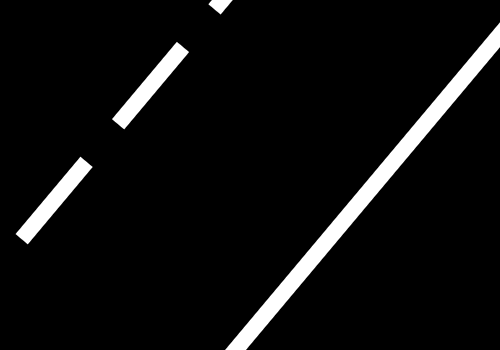
#> input picture first_stage/engineering_tour/3_task/images/012c9353-ccd1-4433-bb90-c0cb54ecd794.png, 500 x 350 px
$ python -i eval.py   (imports and definitions only)
#> lines starting #> are read from the running program, lines starting #| are printed output that depends on the picture; after the words box and inside, x2 and y2 are one past the last pixel; in counts of white or black regions, pixels touching at a corner belong together
#> further down, picture is the input picture: shape (350, 500, 3); min 0, max 255, mean 14.6
# -*- coding: utf-8 -*-
import cv2
import numpy as np
import math
# TODO: Допишите импорт библиотек, которые собираетесь использовать


def gradient(pt1,pt2):
    if (pt2[0]-pt1[0]) == 0:
        return 0
    return (pt2[1]-pt1[1])/(pt2[0]-pt1[0])


def get_angle(image) -> int:

    gray = cv2.cvtColor(image, cv2.COLOR_BGR2GRAY)
    gray = cv2.GaussianBlur(gray,(5, 5),0)
    edges = cv2.Canny(gray, 50,150)
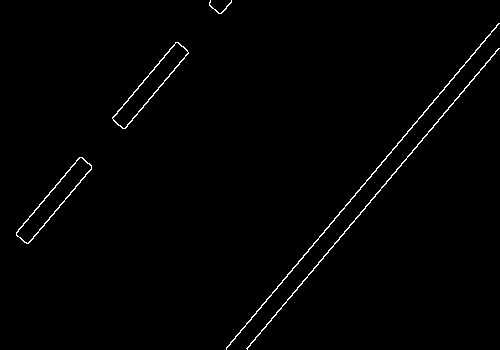
#> edges: shape (350, 500); 1% white in thin lines or dots

    rho = 1
    theta = np.pi / 180
    threshold = 15
    min_line_length = 200
    max_line_gap = 20

    lines = cv2.HoughLinesP(edges, rho, theta, threshold, np.array([]), min_line_length, max_line_gap)
#> lines = [[226, 348, 499, 23], [246, 348, 498, 48], [247, 348, 499, 48], [226, 347, 498, 23]]

    height, width = image.shape[:2]
#> height = 350; width = 500
    x1,y1,x2,y2 = lines[0][0]
#> x1 = 226; y1 = 348; x2 = 499; y2 = 23

    x_mid, y_mid = (x1 + x2) //2, (y1 + y2) //2
#> x_mid = 362; y_mid = 185

    pt1 = x_mid , y_mid
#> pt1 = (362, 185)
    pt2 = (x_mid + lines[0][0][2]) // 2, (lines[0][0][3] + y_mid) //2
#> pt2 = (430, 104)
    pt3 = x_mid-1 , -400
#> pt3 = (361, -400)

    m1 = gradient(pt1,pt2)
#> m1 = -1.19
    m2 = gradient(pt1,pt3)
#> m2 = 585
    angR = math.atan((m2-m1)/(1+(m2*m1)))
#> angR = -0.7
    angD = round(math.degrees(angR))
#> angD = -40

    if x1 == x2:
        angD = 0

    elif y1 <= y2:

        if ((x_mid <= width // 2 +5) or (x_mid <= width // 2 -5)) and ((y_mid >= height // 2 +5) or (y_mid >= height // 2 -5)):
            angD = 180 - angD
        elif ((x_mid >= width // 2 + 5) or (x_mid >= width // 2 - 5)) and ((y_mid <= height // 2 +5) or (y_mid <= height // 2 - 5)):
            angD = (-1) * angD

    elif y1 >= y2:
        if ((x_mid <= width // 2 +5) or (x_mid <= width // 2 -5)) and ((y_mid <= height // 2 +5) or (y_mid <= height // 2 - 5)):
            angD = (-1) * (180 - abs(angD))
        elif ((x_mid >= width // 2 + 5) or (x_mid >= width // 2 - 5)) and ((y_mid >= height // 2 +5) or (y_mid >= height // 2 -5)):
            angD = abs(angD)
#> angD = 40

    return angD


>>> import cv2
>>> picture = cv2.imread('images/012c9353-ccd1-4433-bb90-c0cb54ecd794.png')
>>> result = get_angle(picture)
#> result = 40

$ run again, on first_stage/engineering_tour/3_task/images/08314d2a-caed-4868-ad5a-f140d2b14cd5.png
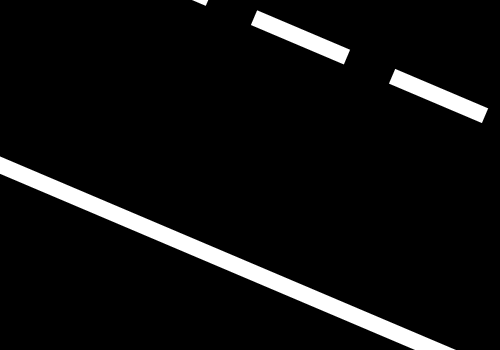
#> input picture first_stage/engineering_tour/3_task/images/08314d2a-caed-4868-ad5a-f140d2b14cd5.png, 500 x 350 px
#> picture is the input picture: shape (350, 500, 3); min 0, max 255, mean 15.8
#> in get_angle, `edges = cv2.Canny(gray, 50,150)`:
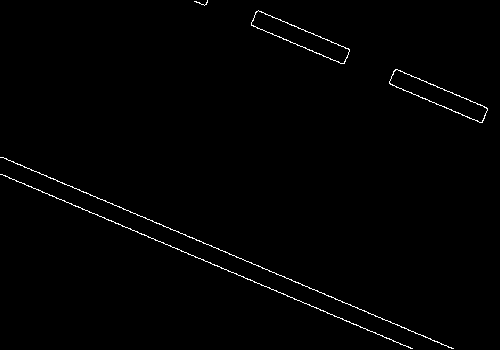
#> edges: shape (350, 500); 0.88% white in thin lines or dots
#> lines = [[1, 157, 453, 348], [0, 174, 412, 348]]
#> x1 = 1; y1 = 157; x2 = 453; y2 = 348
#> x_mid = 227; y_mid = 252
#> pt1 = (227, 252)
#> pt2 = (340, 300)
#> pt3 = (226, -400)
#> m1 = 0.425
#> m2 = 652
#> angR = 1.17
#> in get_angle, `angD = round(math.degrees(angR))`: angD = 67
#> in get_angle, `angD = 180 - angD`: angD = 113

$ run again, on first_stage/engineering_tour/3_task/images/12d2e940-d840-4c74-8dbc-9c14002708e3.png
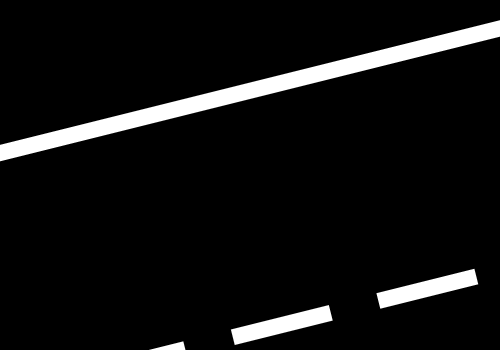
#> input picture first_stage/engineering_tour/3_task/images/12d2e940-d840-4c74-8dbc-9c14002708e3.png, 500 x 350 px
#> picture is the input picture: shape (350, 500, 3); min 0, max 255, mean 17
#> in get_angle, `gray = cv2.GaussianBlur(gray,(5, 5),0)`:
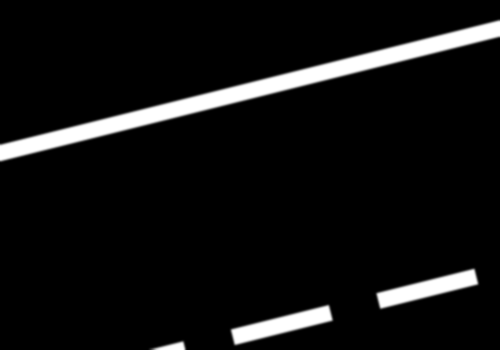
#> gray: shape (350, 500); min 0, max 255, mean 17
#> in get_angle, `edges = cv2.Canny(gray, 50,150)`:
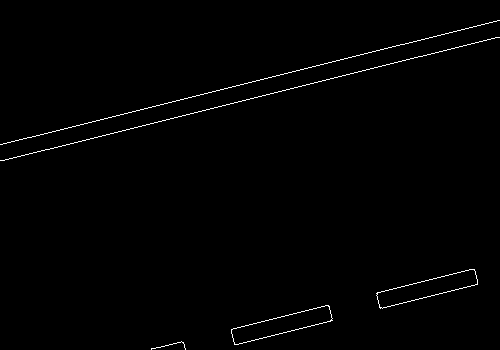
#> edges: shape (350, 500); 0.85% white in thin lines or dots
#> lines = [[0, 160, 497, 37], [0, 144, 499, 20]]
#> x1 = 0; y1 = 160; x2 = 497; y2 = 37
#> x_mid = 248; y_mid = 98
#> pt1 = (248, 98)
#> pt2 = (372, 67)
#> pt3 = (247, -400)
#> m1 = -0.25
#> m2 = 498
#> angR = -1.33
#> in get_angle, `angD = round(math.degrees(angR))`: angD = -76
#> in get_angle, `angD = (-1) * (180 - abs(angD))`: angD = -104

$ run again, on first_stage/engineering_tour/3_task/images/12f04d77-a7bb-46bb-a8e1-a93dceab5f5a.png
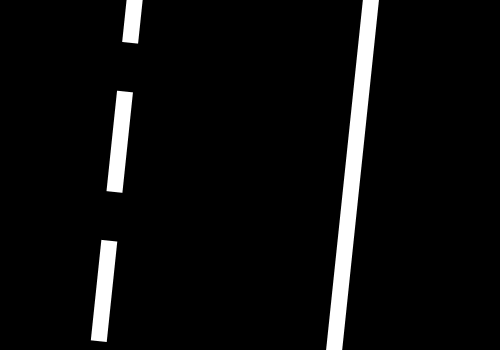
#> input picture first_stage/engineering_tour/3_task/images/12f04d77-a7bb-46bb-a8e1-a93dceab5f5a.png, 500 x 350 px
#> picture is the input picture: shape (350, 500, 3); min 0, max 255, mean 13.9
#> in get_angle, `edges = cv2.Canny(gray, 50,150)`:
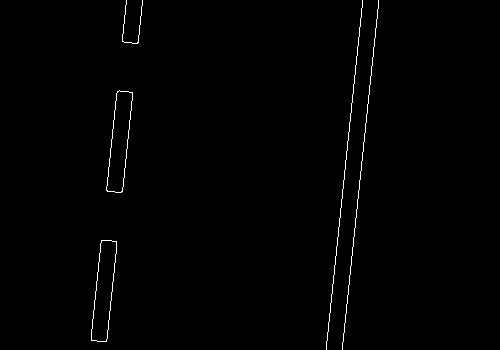
#> edges: shape (350, 500); 0.72% white in thin lines or dots, all inside (x1, y1, x2, y2) = (91, 0, 379, 350)
#> lines = [[342, 349, 378, 0], [326, 347, 362, 0], [326, 349, 362, 5]]
#> x1 = 342; y1 = 349; x2 = 378; y2 = 0
#> x_mid = 360; y_mid = 174
#> pt1 = (360, 174)
#> pt2 = (369, 87)
#> pt3 = (359, -400)
#> m1 = -9.67
#> m2 = 574
#> angR = -0.105
#> in get_angle, `angD = round(math.degrees(angR))`: angD = -6
#> in get_angle, `angD = abs(angD)`: angD = 6
